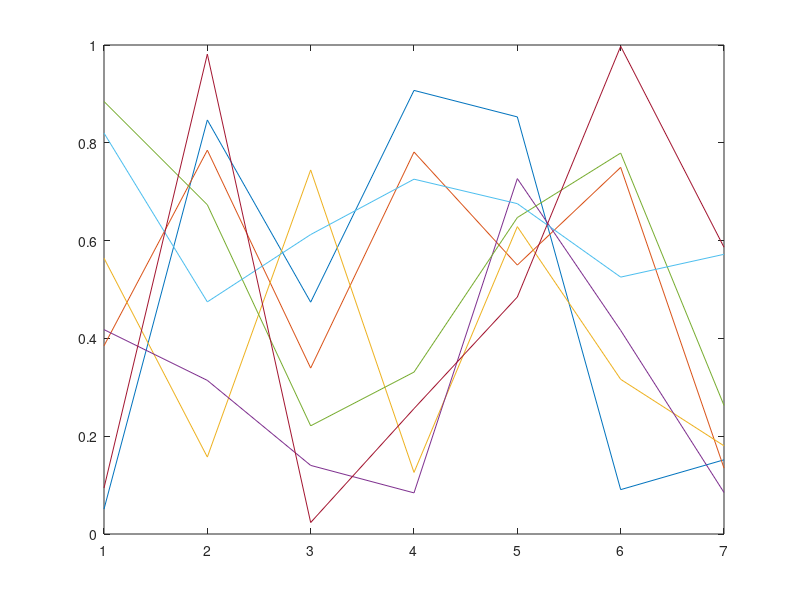

Write MATLAB code to recreate this figure. (Note: this script raises an error after producing the figure.)
clear all; close all; clc
restoredefaultpath; addpath('../matlab_tools');
iFig = 0;

% grab some plotting colors
colors = zeros(7,3); hc = plot(rand(7)); 
for i = 1:7; colors(i,:) = hc(i).Color; end
close all;

%% *** Experiment Setup ***************************************************

% target names
targNames = [{'Qe'},{'Qh'},{'NEE'}];

% site names
siteNames = [{'Amplero'},{'Blodgett'},{'Bugac'   },{'ElSaler2'},{'ElSaler' },...
             {'Espirra'},{'FortPeck'},{'Harvard' },{'Hesse'   },{'Howlandm'},...
             {'Howard' },{'Hyytiala'},{'Kruger'  },{'Loobos'  },{'Merbleue'},...
             {'Mopane' },{'Palang'  },{'Sylvania'},{'Tumba'   },{'UniMich' }];
Ns = length(siteNames);

% number of data to use from each site
Nt = 3e4;

% sample sizes
% fracs = logspace(-3,-2,4);
fracs = logspace(-3,log10(0.8),20);
Nf = length(fracs);

% bootstraps
Nb = 5;

% number of mutual info bins
Nbins = 100;

% ann training parameters
trainParms.verbose       = 0;
trainParms.nodes         = 20;
trainParms.trainRatio    = 0.65;
trainParms.max_fail      = 10;
trainParms.epochs        = 1e3;
trainParms.trainFcn      = 'trainscg';
trainParms.performFcn    = 'mse';

%% *** Load Data **********************************************************

% load fluxnet data
fname = strcat('../data/lagged_data/lagged_fluxnet_',siteNames{1},'.mat');
load(fname);
data.flux = data.flux(:,1:3);
data.forc = data.forc(:,:,:);

% load models data
fname = strcat('../data/lagged_data/lagged_models_',siteNames{1},'.mat');
load(fname);
model = model(:,10:12,:);

% dimensions
[~,Nx,Nl] = size(data.forc);
Ny = size(data.flux,2);
Nd = size(data.date,2);
Nm = size(model,3);

% init storage
Iwet = zeros(Nt,Ns)/0;
Idry = zeros(Nt,Ns)/0;
Nwet = zeros(Ns,1)/0;
Ndry = zeros(Ns,1)/0;

date = zeros(Nt,3,Ns);
forc = zeros(Nt,Nx,Nl,Ns);
flux = zeros(Nt,Ny,Ns);
modl = zeros(Nt,Ny,Nm,Ns);

% screen report
fprintf('Loading Data ... \n'); tic;
fprintf(repmat('.',[1,Ns]));
fprintf('\n');

% load training/test data from all sites
for s = 1:Ns
    fprintf('.');
    
    % load fluxnet data
    fname = strcat('../data/lagged_data/lagged_fluxnet_',siteNames{s},'.mat');
    load(fname);
    data.flux = data.flux(:,1:3);
    data.forc = data.forc(:,:,:);
    
    % load models data
    fname = strcat('../data/lagged_data/lagged_models_',siteNames{s},'.mat');
    load(fname);
    model = model(:,10:12,:);
    
    % check dimensions
    assert(length(model) == length(data.date));
    assert(Nt <= length(data.date));
    
    % take random sample
    Idex = randsample(length(data.date),Nt);
    
    % store data in structures
    date(:,:,s)   = data.date(Idex,:);
    forc(:,:,:,s) = data.forc(Idex,:,:);
    flux(:,:,s)   = data.flux(Idex,:);
    modl(:,:,:,s) = model(Idex,:,:);
    
end % s-loop

% error check
assert(isempty(find(isnan(flux),1)))
assert(isempty(find(isnan(forc),1)))
assert(isempty(find(isnan(date),1)))

% screen report
fprintf(' finished; time = %f \n',toc);

%% *** Pre-Processing *****************************************************

% mutual info bins
Bw = zeros(Ny,1);
for y = 1:Ny
    yy = flux(:,y,:);
    Bmin = min(yy(:))-1e-6;
    Bmax = max(yy(:))+1e-6;
    By = linspace(Bmin,Bmax,Nbins);
    Bw(y) = By(2) - By(1);
end

% collapse lagged dimension
Xsite = zeros(Nt,Nx*Nl+1,Ns   )/0;
Ysite = zeros(Nt,Ny     ,Ns   )/0;
Msite = zeros(Nt,Ny     ,Ns,Nm)/0;
for s = 1:Ns
    
    % regressors
    temp = squeeze(forc(:,:,:,s));
    temp = permute(temp,[1,3,2]);
    Xsite(:,2:end,s) = reshape(temp,[Nt,Nl*Nx]);
    Xsite(:,1,s) = date(:,3,s);
    
    % regressands
    Ysite(:,:,s) = flux(:,:,s);
    
    % predictions
    Msite(:,:,s,:) = modl(:,:,:,s);
    
end

% indexes of the precip input (to remove for wet/dry)
pdex = 1+(Nx-1)*Nl+1;
ddex = 1:Nx*Nl+1; ddex(pdex) = [];

% error check
assert(isempty(find(isnan(Xsite(:)),1)));
assert(isempty(find(isnan(Ysite(:)),1)));

% reshape data
Yall = reshape(permute(Ysite,[1,3,2]),[Nt*Ns,Ny]);
Xall = reshape(permute(Xsite,[1,3,2]),[Nt*Ns,Nx*Nl+1]);

%% *** Train Global ANN Models ********************************************

% init sorage - predictions
Zall = zeros(Nt*Ns,Ny,Nf,Nb)./0;

for y = 1:Ny            % loop through output dimensions
    for f = 1:Nf        % loop through data fractions
        for b = 1:Nb    % loop through bootstrap samples
            
            % training/test indexes
            Itrn = randsample(Nt*Ns,round(Nt*Ns*fracs(f)));
            Itst = 1:Nt*Ns; Itst(ismember(Itrn,Itst)) = [];
            
            % segragate trainig test data
            Xtrn = Xall(Itrn,:); Ytrn = Yall(Itrn,y);
            Xtst = Xall(Itst,:); Ytst = Yall(Itst,y);
            
            % skip if there is no data of this type for this site
            if all(isnan(Ytrn)); continue; end
            if all(isnan(Ytst)); continue; end
            
            % remove grandmas
            assert(isempty(find(isnan(Xtrn(:)),1)));
            assert(isempty(find(isnan(Ytrn(:)),1)));
            assert(isempty(find(isnan(Xtst(:)),1)));
            assert(isempty(find(isnan(Ytst(:)),1)));
            
            % screen report
            fprintf('Training ANN: Target = %s - Fraction = %d/%d - Boot = %d/%d - Ndata = %d ...',...
                targNames{y},f,Nf,b,Nb,round(Nt*Ns*fracs(f))); tic;
            
            % train the network on segregated data
            ann{y,f,b} = trainANN(Xtrn,Ytrn,trainParms);
            
            % predict on segregated data
            Zall(:,y,f,b) = ann{y,f}(Xall');
            Ztst = Zall(Itst,y,f,b);
            Ztrn = Zall(Itrn,y,f,b);
            
            % calculate ann-all stats
            temp = calcStats(Ytst,Ztst,Bw); tstStats(y,f,b) = temp.mi;
            temp = calcStats(Ytrn,Ztrn,Bw); trnStats(y,f,b) = temp.mi;
            
            % screen report
            fprintf('. finished; time = %f \n',toc);
            
            % screen report
            fprintf('Training MI = %f\n',trnStats(y,f,b));
            fprintf('Test MI = %f \n\n',tstStats(y,f,b));
            
        end % b-loop
    end % f-loop
    
    % save progress
    fname = './results/progress_convergence.mat';
    save(fname,'-v7.3');
    
end % y-loop

%% *** Make Plots *********************************************************
   
% set up figure
iFig = iFig + 1;
figure(iFig); close(iFig); figure(iFig);
set(gcf,'color','w');

% plotting data: X
X = round(Nt*Ns*fracs);
Mtrn = squeeze(mean(trnStats   ,3));
Strn = squeeze(std( trnStats,[],3));
Mtst = squeeze(mean(tstStats   ,3));
Stst = squeeze(std( tstStats,[],3));
 
% plot data
clear h legLabel
for y = 1:Ny
    h(1,y) = plot(X,Mtrn(y,:),'-o' ,'linewidth',2,'markersize',8,'color',colors(2*y,:)); hold on;
    h(2,y) = plot(X,Mtst(y,:),'--s','linewidth',2,'markersize',8,'color',colors(2*y,:)); hold on;
    legLabel(1,y) = strcat(targNames{y},{' - Training'});
    legLabel(2,y) = strcat(targNames{y},{' - Test'});
end % y-loop

% labels
leg = legend(h(:),legLabel(:),'location','ne');
xlabel('Sample Size','fontsize',20);
ylabel('Mutual Information Ratio','fontsize',20);
title(strcat('Convergence by Sample Size'),'fontsize',22);

% aesthetics
set(gca,'fontsize',16);
grid on;

% save figure
figure(iFig);
set(gcf,'PaperPositionMode','auto')
saveas(gcf,'./figures/FigA1 - convergence.png');

%% *** Save Results *******************************************************

% save progress
fname = './results/progress_convergence.mat';
save(fname,'-v7.3');

% save final statistics only
fname = './results/stats_convergence.mat';
save(fname,'stats','-v7.3');

%% *** END PROGRAM ********************************************************